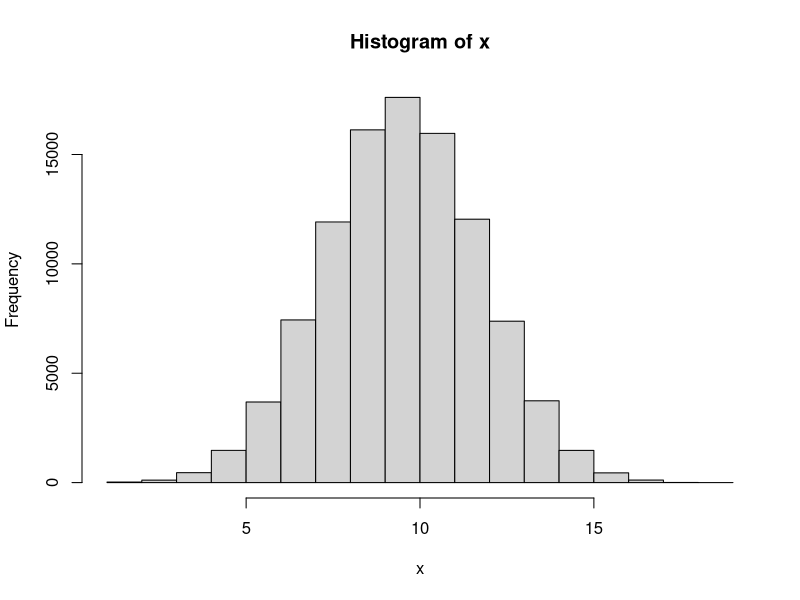
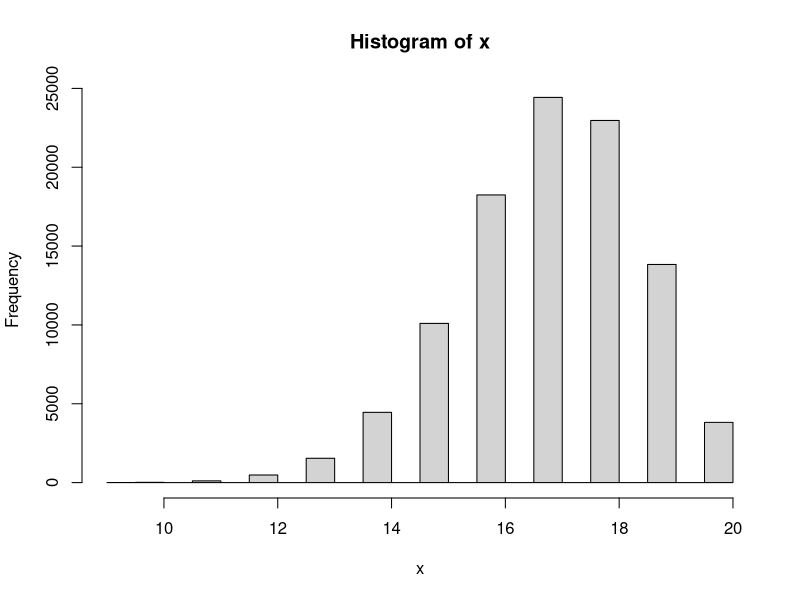

The R script that drew these images, in order:
#------------------

# Answer to the Question # 01

#------------------

# Answer to the No 1 of Question # 01 

#a) 

# Taking a sample with n = 20 and p = 0.5 (given on the question)

x1 <- rbinom(1, 20, 0.5)

#The value of x1

x1


#b) 

#Finding the range for x1 with n = 20 and p = 0.5


n <- 20

p <- 0.5


# Finding and defining the minimum value

min_value <- min(0, n)

# Finding and defining the maximum value

max_value <- max(0:n)

# Calculate the cumulative probability at the minimum value

cdf_min <- pbinom(min_value, n, p)

# Calculate the cumulative probability at the maximum value

cdf_max <- pbinom(max_value, n, p)

# Range of the binomial distribution

range_binomial <- c(min_value, max_value)

range_binomial


# No.2 of Question.1

# Repeating Question.1 of (1) for N = 1,00,000 times


N <- 100000

x <- rep(NA, N)

x

for (i in 1: N){
  x[i] <- rbinom(1, 20, 0.5)
}

x

# Plot the histogram

hist(x)

#Find the minimum and maximum value

max(x)

min(x)


#3 of Q.1 

# Now setting if x is bigger or less than 15 then y = 1 . And y = 0 otherwise.

y_1 <- ifelse(c(x)>=15, 1,0)

y_1


# 4 of Q.1

#Calculating summation of y

sum(y_1)


#5 of Q.1 

# Now repeating all the steps above for n = 20 and p = 0.85


#a) 

# Taking a sample 

x1 <- rbinom(1, 20, 0.85)
x1


#b)

#Finding the range for x1

n <- 20

p <- 0.85

# Find the minimum value

min_value <- min(0, n)

# Find the maximum value

max_value <- max(0:n)

# Calculate the cumulative probability at the minimum value

cdf_min <- pbinom(min_value, n, p)

# Calculate the cumulative probability at the maximum value

cdf_max <- pbinom(max_value, n, p)

# Range of the binomial distribution

range_binomial <- c(min_value, max_value)

range_binomial


#c. 

# Now taking N = 100000 times

N <- 100000

x <- rep(NA, N)

x

for (i in 1: N){
  x[i] <- rbinom(1, 20, 0.85)
}

x

# Plot the histogram

hist(x)


#Find the minimum and maximum value

max(x)

min(x)


#d. 

# Now setting if x is bigger or less than 15 then y = 1 . And y = 0 otherwise

y_1 <- ifelse(c(x)>=15, 1,0)

y_1

#e. 

#Calculating summation of y

sum(y_1)


#f. 

#Calculating summation of y divided by N

sum(y_1) / N


# ---------------------------------------------

# Answer to the Question # 01 - (6) : 

# ---------------------------------------------


# Now I have to make a guess about type I and type II errors for Null Hypothesis H0: p0 = 0.5 VS Alternative hypothesis H1: p1 = 0.85. For setting that what is the chance of a fair coin landing on heads at least 15 times out of 20 flips?


# Type I error means we reject the null hypothesis when it is true. It is also known as 'False Positive'. The significance level or alpha (a) is the probability of making a type I error. We usually set it as 0.05 or 0.01.


# The chance of a fair coin landing on heads at least 15 times out of 20 flips, we are using binomial distribution and a two-tailed test for this question. By calculating on the calculator it is found that the probability of getting 15 or more successes out of 20 trials when the p0 = 0.5 is approximately 0.026. So, it can be said that if the p0 = 0.5, we would reject the null hypothesis and conclude that the proportion is significantly different from 0.5 in about 2.6% of the cases.

# On the other hand, Type II error means we fail to reject the null hypothesis when it is actually false. It is also known as 'False Negative'. The probability of making a type II error is denoted by beta (B).

# To find the probability of a type II error, we know that for the alternative hypothesis, p1 = 0.85. By calculating on the calculator, we got that the chance of a fair coin landing on heads at least 15 times out of 20 flips when p1 = 0.85 is approximately 0.408. This means we would fail to reject the null hypothesis and conclude that the proportion is not significantly different from 0.5 in about 40.8% of the cases.

# In summary, the estimated probabilities of making a type I error and a type II error for this hypothesis test are approximately 0.026 and 0.408, respectively.



# ---------------------------------------------

#Answer to the Q. 2 :

# ---------------------------------------------


# Here is the sample: 2 2 1 2 2 2 1 1 2 1 1 2 2 1 1 2 1 2 2 2 1 2 1 2 1 2 2 2 2 2 2 2 2 1 2 1 2 1 2 2


# We have to test whether the sample is random or not.


# To test whether the process of treatment assignments is random, we will use a chi-squared fit test. At first, we will count the number of treatments of each type, and then compare the observed frequencies to the expected frequencies under the assumption of a random process.

# In this case, there are 40 treatments. Among them:
  
# For Observed frequencies: Type 1 = 18 treatments and Type 2 = 22 treatments.

# Expected frequencies (we assume that there is randomness): Type 1 = 20 treatments and Type 2 = 20  treatments. (As there are 40 treatments in total and a 50% chance of each type).


# To calculate the chi-squared statistic, we can use the formula:
  
#  χ2 = Σ ((Oi - Ei)² / Ei)

# Here,

# Oi = Observed Frequency for category  i , (here i = 1 or 2), 

# Ei = Expected frequency for category i, (here i = 1 or 2).

# And the sum is taken over all categories.

# By using an online calculator and plugging the numbers, we got that:
  
  
# χ2 = ((18-20)²/20) + ((22-20)²/20) = 0.4


# To determine whether this value is statistically significant, we need to compare it to a chi-squared distribution with one degree of freedom (since we have two categories and one parameter estimated from the data). Using a table, we find that the p-value for this test is approximately 0.5, which is very large.

# Therefore, we fail to reject the null hypothesis that the treatment assignments are random. In other words, there is no evidence to suggest that the process was biased or non-random.

# [This question can be solved in multiple ways]

# ---------------------------------------------

#Answer to the Q. 3 :

# ---------------------------------------------


#Answer for 3 - a


#1

# Taking a sample

x2 <- rbinom(1, 1, 0.5)
x2


#Then identify the range

n <- 1
p <- 0.5


# Find the minimum value

min_value <- min(0, n)


# Find the maximum value

max_value <- max(0:n)


# Calculate the cumulative probability at the minimum value

cdf_min <- pbinom(min_value, n, p)

# Calculate the cumulative probability at the maximum value

cdf_max <- pbinom(max_value, n, p)

# Range of the binomial distribution

range_binomial <- c(min_value, max_value)

range_binomial


#For question 3 - (a) - #2 and #3

# Patient will get “A” if x2 = 1, and get “B” if x2 = 0

# Repeating 1 & 2 for N = 40


N <- 40
x <- rep(NA, N)

x

for (i in 1: N){
  x[i] <- rbinom(1, 1, 0.5)
}

x

# Now assigning A and B for 1 and 0 respectively.

x[x == 1] <- "A"
x[x == 0] <- "B"


# print the modified values of x

print(x)


#Number of A and B

table(x)


# --------------------------------------------


# --------------------------------------------


#Answer for 3 - b

# Now we will use random permutated block randomization with a block size of 40 (including 20 “A”s and 20 “B”s)

# Set the block size

block_size <- 40


# Create a vector of treatment assignments

treatments <- rep(c("A", "B"), length.out = block_size*1)


# Create a vector of block assignments

blocks <- rep(1:1, each = block_size)


# Randomly permute the blocks

blocks <- sample(blocks)


# Order the treatment assignments within each block

for (i in 1:1) {
  treatments[blocks == i] <- sample(treatments[blocks == i])
}

# View the resulting treatment assignments by block

a <- split(treatments, blocks)

a

#Calculating the Number of A and B

table(a)

# The difference between 3(a) and 3 (b) is that - in 3 (a), though the probability is p = 0.5, for the N = 40, the number of A and B is not the same. For my case , A = 18 and B = 22. But, in 3 (b) we used random permutated block randomization with a block size of 40. And for this case number of A and B is same. For my case , A = 20 and B = 20.



# --------------------------------------------

# --------------------------------------------


# Answer for 3 - c


# Set the block size of 8


block_size <- 8


# Create a vector of treatment assignments


treatments <- rep(c("A", "B"), length.out = block_size*5)


# Create a vector of block assignments


blocks <- rep(1:5, each = block_size)


# Randomly permute the blocks

blocks <- sample(blocks)



# Order the treatment assignments within each block

for (i in 1:5) {
  treatments[blocks == i] <- sample(treatments[blocks == i])
}


# View the resulting treatment assignments by block. There are 5 different blocks with a block size of 8


d <- split(treatments, blocks)
d

# Now, merging all the 5 different blocks into 1. So, now there will be 40


b <- unsplit(treatments, blocks)

b


#Number of A and B

table(b)

# The difference between 3(b) and 3 (c) is that - in 3 (b), we used random permutated block randomization with a block size of 40. And for this case number of A and B is same. For my case , it was A = 20 and B = 20. But, in 3 (c) though we used random permutated block randomization, but this time with a block size of 8. After that we added all the 8 blocks so total sample is 40. And for this case number of A and B is not same. For my case , it was A = 24 and B = 16. 

# If we stop the study for toxicity for in sample size = 20, then for 3 (b) = The difference between number of A and B will not be that much. 

# But, for 3 (c) = The difference between the number of A and B will be more than 3 (b)
